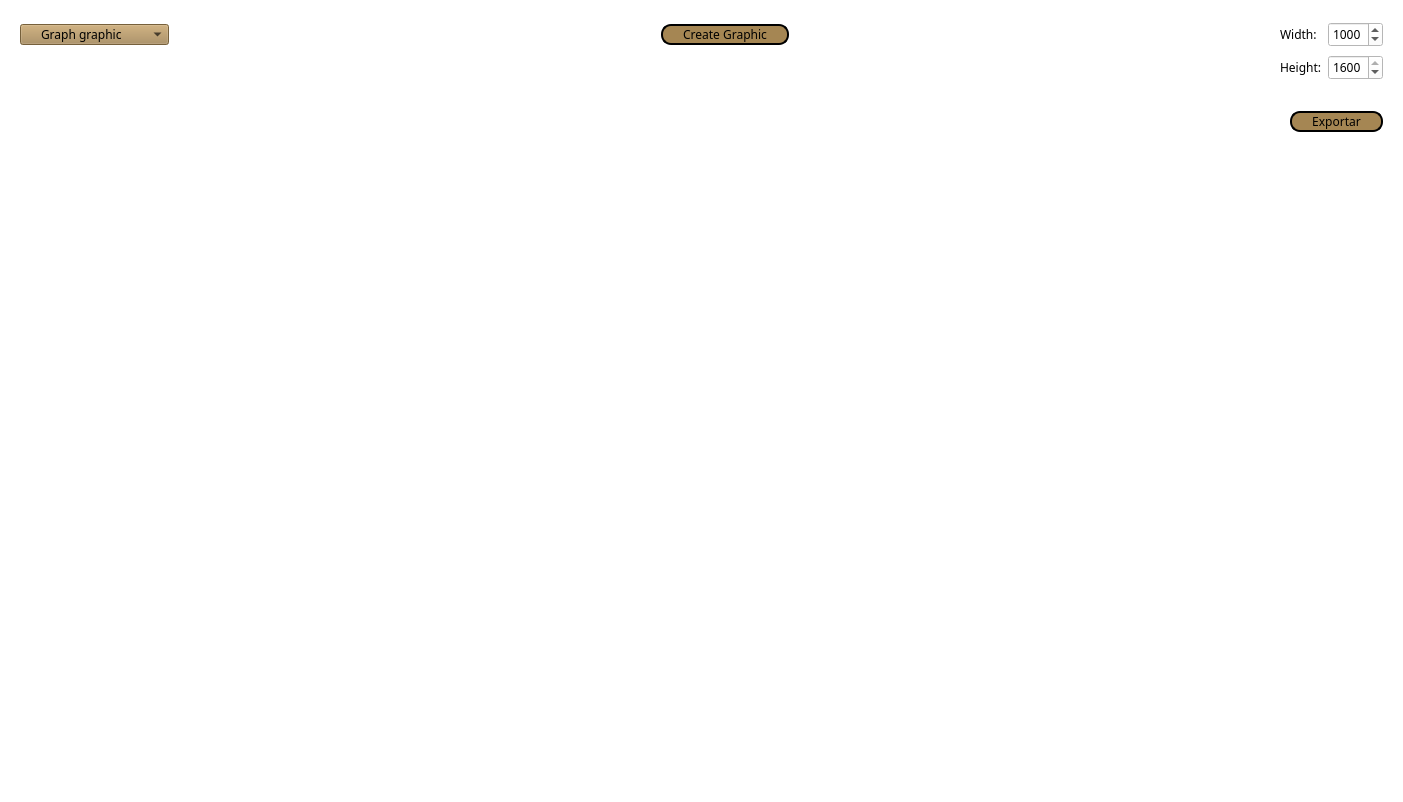
<?xml version="1.0" encoding="UTF-8"?>
<ui version="4.0">
 <class>Form</class>
 <widget class="QWidget" name="Form">
  <property name="geometry">
   <rect>
    <x>0</x>
    <y>0</y>
    <width>1403</width>
    <height>802</height>
   </rect>
  </property>
  <property name="windowTitle">
   <string>Form</string>
  </property>
  <property name="styleSheet">
   <string notr="true">background-color: rgb(255, 255, 255);</string>
  </property>
  <layout class="QGridLayout" name="gridLayout">
   <item row="1" column="0">
    <widget class="QWidget" name="widget_2" native="true">
     <property name="minimumSize">
      <size>
       <width>0</width>
       <height>50</height>
      </size>
     </property>
     <property name="maximumSize">
      <size>
       <width>16777215</width>
       <height>50</height>
      </size>
     </property>
     <layout class="QGridLayout" name="gridLayout_3">
      <item row="0" column="0">
       <spacer name="horizontalSpacerExport">
        <property name="orientation">
         <enum>Qt::Horizontal</enum>
        </property>
        <property name="sizeHint" stdset="0">
         <size>
          <width>782</width>
          <height>20</height>
         </size>
        </property>
       </spacer>
      </item>
      <item row="0" column="1">
       <widget class="QPushButton" name="exportButon">
        <property name="font">
         <font>
          <family>Cascadia Mono</family>
         </font>
        </property>
        <property name="styleSheet">
         <string notr="true">QPushButton {
	border: 2px solid;
 	border-radius: 10px;
	background-color: rgb(165, 134, 83);
	padding-right: 20px;
	padding-left: 20px;
}
QPushButton:hover {
	background-color: rgb(95, 71, 10);
}</string>
        </property>
        <property name="text">
         <string>Exportar</string>
        </property>
       </widget>
      </item>
     </layout>
    </widget>
   </item>
   <item row="0" column="0">
    <widget class="QWidget" name="widget" native="true">
     <property name="minimumSize">
      <size>
       <width>0</width>
       <height>80</height>
      </size>
     </property>
     <property name="maximumSize">
      <size>
       <width>16777215</width>
       <height>80</height>
      </size>
     </property>
     <layout class="QGridLayout" name="gridLayout_2">
      <item row="0" column="1">
       <spacer name="horizontalSpacerLeft">
        <property name="orientation">
         <enum>Qt::Horizontal</enum>
        </property>
        <property name="sizeHint" stdset="0">
         <size>
          <width>40</width>
          <height>20</height>
         </size>
        </property>
       </spacer>
      </item>
      <item row="0" column="2">
       <widget class="QPushButton" name="createGraphicButton">
        <property name="font">
         <font>
          <family>Cascadia Mono</family>
         </font>
        </property>
        <property name="styleSheet">
         <string notr="true">QPushButton {
	border: 2px solid;
 	border-radius: 10px;
	background-color: rgb(165, 134, 83);
	padding-right: 20px;
	padding-left: 20px;
}
QPushButton:hover {
	background-color: rgb(95, 71, 10);
}</string>
        </property>
        <property name="text">
         <string>Create Graphic</string>
        </property>
       </widget>
      </item>
      <item row="0" column="3">
       <spacer name="horizontalSpacerRight">
        <property name="orientation">
         <enum>Qt::Horizontal</enum>
        </property>
        <property name="sizeHint" stdset="0">
         <size>
          <width>40</width>
          <height>20</height>
         </size>
        </property>
       </spacer>
      </item>
      <item row="0" column="0">
       <widget class="QComboBox" name="typeOfGraphicCombo">
        <property name="minimumSize">
         <size>
          <width>130</width>
          <height>0</height>
         </size>
        </property>
        <property name="maximumSize">
         <size>
          <width>165</width>
          <height>16777215</height>
         </size>
        </property>
        <property name="font">
         <font>
          <family>Cascadia Mono</family>
         </font>
        </property>
        <property name="styleSheet">
         <string notr="true">QComboBox {
	background-color: rgb(165, 134, 83);
	padding-right: 20px;
	padding-left: 20px;
}
QComboBox:hover {
	background-color: rgb(95, 71, 10);
}</string>
        </property>
        <item>
         <property name="text">
          <string>Graph graphic</string>
         </property>
        </item>
        <item>
         <property name="text">
          <string>Circular graphic</string>
         </property>
        </item>
       </widget>
      </item>
      <item row="0" column="5">
       <widget class="QSpinBox" name="widthSpinBox">
        <property name="font">
         <font>
          <family>Cascadia Mono</family>
         </font>
        </property>
        <property name="styleSheet">
         <string notr="true"/>
        </property>
        <property name="minimum">
         <number>400</number>
        </property>
        <property name="maximum">
         <number>2000</number>
        </property>
        <property name="singleStep">
         <number>100</number>
        </property>
        <property name="value">
         <number>1000</number>
        </property>
       </widget>
      </item>
      <item row="0" column="4">
       <widget class="QLabel" name="widthLabel">
        <property name="font">
         <font>
          <family>Cascadia Mono</family>
         </font>
        </property>
        <property name="text">
         <string>Width: </string>
        </property>
       </widget>
      </item>
      <item row="1" column="4">
       <widget class="QLabel" name="heightLabel">
        <property name="font">
         <font>
          <family>Cascadia Mono</family>
         </font>
        </property>
        <property name="text">
         <string>Height:</string>
        </property>
       </widget>
      </item>
      <item row="1" column="5">
       <widget class="QSpinBox" name="heigthSpinBox">
        <property name="font">
         <font>
          <family>Cascadia Mono</family>
         </font>
        </property>
        <property name="minimum">
         <number>300</number>
        </property>
        <property name="maximum">
         <number>1600</number>
        </property>
        <property name="singleStep">
         <number>100</number>
        </property>
        <property name="value">
         <number>1600</number>
        </property>
       </widget>
      </item>
     </layout>
    </widget>
   </item>
   <item row="2" column="0">
    <widget class="QLabel" name="graphicLabel">
     <property name="text">
      <string/>
     </property>
     <property name="alignment">
      <set>Qt::AlignCenter</set>
     </property>
    </widget>
   </item>
   <item row="3" column="0">
    <spacer name="verticalSpacer">
     <property name="orientation">
      <enum>Qt::Vertical</enum>
     </property>
     <property name="sizeType">
      <enum>QSizePolicy::MinimumExpanding</enum>
     </property>
     <property name="sizeHint" stdset="0">
      <size>
       <width>20</width>
       <height>40</height>
      </size>
     </property>
    </spacer>
   </item>
  </layout>
 </widget>
 <resources/>
 <connections/>
</ui>
